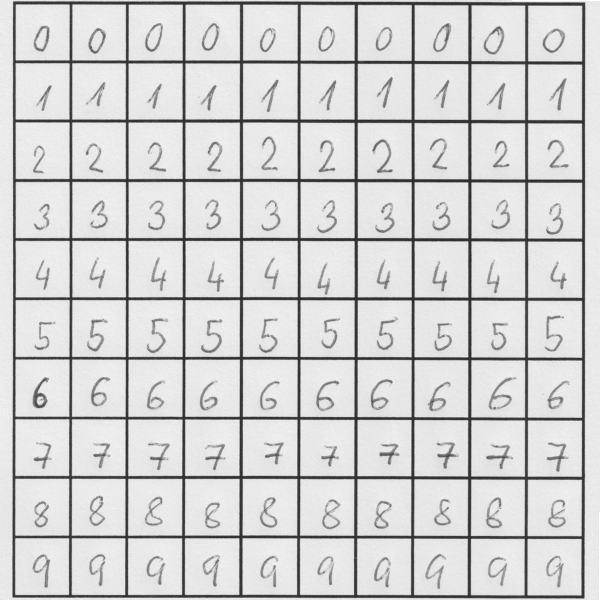
%> input picture DavidVancl/SGI/BonusWork-05/table.png, 1200 x 1200 px (shown at 1/2 size)
$ octave Program1.m   (GNU Octave 9; MATLAB toolbox functions it lacks are replaced by stand-ins)
%> lines starting %> are read from the running program, lines starting %| are printed output that depends on the picture
### DavidVancl/SGI/BonusWork-05/getCellDimension.m
function [x,y] = getCellDimension(table,horizontalLine, veritcalLine)
%> called with horizontalLine = 20, veritcalLine = 50
    xTMP = table(horizontalLine, :);
%> xTMP = 1200 values, max 241 at index 96, min 47 at index 482, mean 223.7
    yTMP = table(:, veritcalLine);
%> yTMP = 1200 values, max 242 at index 53, min 47 at index 599, mean 223.8

    nowIS = "WHITE";
    whiteCounter = 0;

    x = 0;
    for i = 1:length(xTMP)
        if xTMP(i) < 150 && nowIS ~= "BLACK"
            nowIS = "BLACK";
        end

        if xTMP(i) > 150 && nowIS ~= "WHITE"
            nowIS = "WHITE";
        end

        if nowIS == "WHITE"
            whiteCounter = whiteCounter + 1;
        else
            if whiteCounter > x
                x = whiteCounter;
            end
            whiteCounter = 0;
        end
    end
%> after the loop, whiteCounter = 30; x = 110

    nowIS = "WHITE";
    whiteCounter = 0;
    y = 0;
    for i = 1:length(yTMP)
        if xTMP(i) < 150 && nowIS ~= "BLACK"
            nowIS = "BLACK";
        end

        if xTMP(i) > 150 && nowIS ~= "WHITE"
            nowIS = "WHITE";
        end

        if nowIS == "WHITE"
            whiteCounter = whiteCounter + 1;
        else
            if whiteCounter > y
                y = whiteCounter;
            end
            whiteCounter = 0;
        end
    end
%> after the loop, whiteCounter = 30; y = 110
end

### DavidVancl/SGI/BonusWork-05/Program1.m
clear all;
clc;

table = rgb2gray(imread('table.png'));

horizontalCheckLine = 20;
vericalCheckLine = 50;

[widthCell, heigthCell] = getCellDimension(table,horizontalCheckLine,vericalCheckLine);
%> widthCell = 110; heigthCell = 110

cutBorder = 30;
widthCell = widthCell - cutBorder;
%> widthCell = 80
heigthCell = heigthCell - cutBorder;
%> heigthCell = 80

marginTop = 35;
marginLeft = 45;

lineHorWidth = 34;
lineVerWidth = 39;

for i = 1:10
    for j = 1:10
        tmp = table(marginTop + ((i - 1) * (heigthCell + lineVerWidth)):marginTop + ((i - 1) * (heigthCell + lineVerWidth)) + heigthCell,marginLeft + ((j - 1) * (widthCell + lineHorWidth)) : marginLeft + ((j - 1) * (widthCell + lineHorWidth)) + widthCell);
        if j < 10
            imwrite(imresize(tmp, [32 32]),"Numbers/c"+(i - 1)+"_"+"p0000_s" + "0" + j + ".jpg");
        else
            imwrite(imresize(tmp, [32 32]),"Numbers/c"+(i - 1)+"_"+"p0000_s" + j + ".jpg");
        end
    end
end
%> this loop made 10 passes
%> pass 1, `for j = 1:10 tmp = table(marginTop + ((i - 1) * (heigthCell + lineVerW..`:
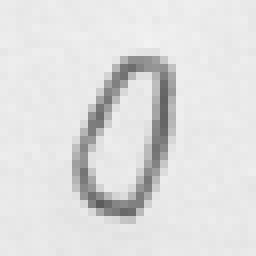
%> saved as c0_p0000_s01.jpg: size 32x32 uint8 (shown 8 times larger); min 92, max 242, mean 223.2
%> pass 1, `for j = 1:10 tmp = table(marginTop + ((i - 1) * (heigthCell + lineVerW..`:
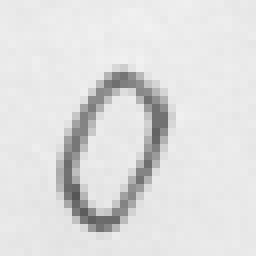
%> saved as c0_p0000_s02.jpg: size 32x32 uint8 (shown 8 times larger); min 86, max 241, mean 223
%> pass 1, `for j = 1:10 tmp = table(marginTop + ((i - 1) * (heigthCell + lineVerW..`:
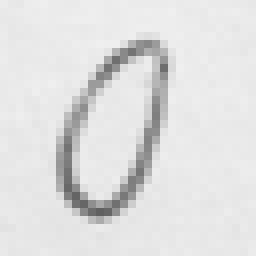
%> saved as c0_p0000_s03.jpg: size 32x32 uint8 (shown 8 times larger); min 96, max 239, mean 223.6
%> pass 1, `for j = 1:10 tmp = table(marginTop + ((i - 1) * (heigthCell + lineVerW..`:
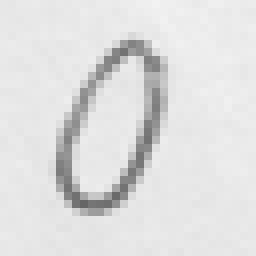
%> saved as c0_p0000_s04.jpg: size 32x32 uint8 (shown 8 times larger); min 101, max 242, mean 223.1
